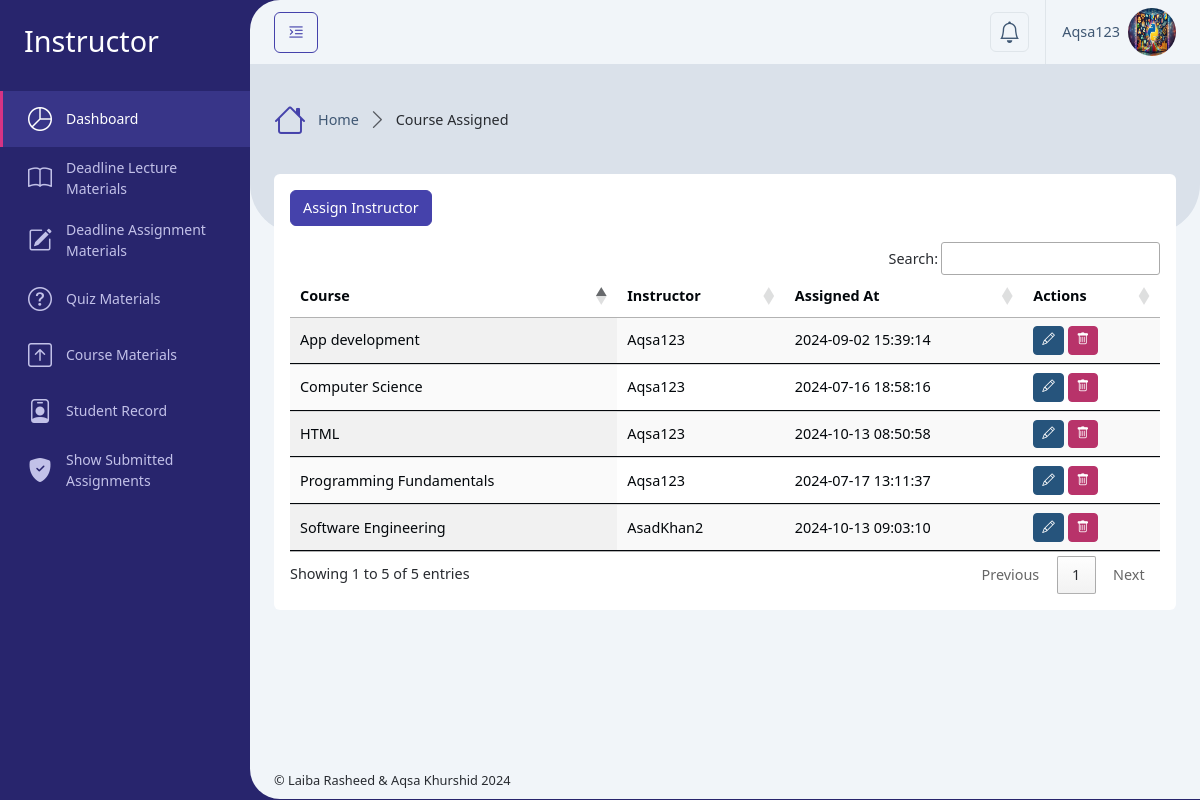
/Administrator/courses_assign.php (signed in), run on the app's committed database.
### tables this page shows
CREATE TABLE `users` (
  `id` int(11) NOT NULL,
  `username` varchar(50) NOT NULL,
  `email` varchar(100) NOT NULL,
  `address` varchar(255) DEFAULT NULL,
  `phone` varchar(20) DEFAULT NULL,
  `department` varchar(255) DEFAULT NULL,
  `student_semester` varchar(100) DEFAULT NULL,
  `student_session` varchar(100) DEFAULT NULL,
  `student_program` varchar(100) DEFAULT NULL,
  `instructor_education` varchar(255) DEFAULT NULL,
  `profile_photo` varchar(256) DEFAULT NULL,
  `password` varchar(255) NOT NULL,
  `role_id` int(11) NOT NULL,
  `isActive` tinyint(2) DEFAULT 0,
  `created_at` timestamp NOT NULL DEFAULT current_timestamp()
);

CREATE TABLE `course_instructor_assigned` (
  `id` int(11) NOT NULL,
  `course_id` int(11) NOT NULL,
  `instructor_id` int(11) NOT NULL,
  `assigned_at` timestamp NOT NULL DEFAULT current_timestamp()
);

CREATE TABLE `courses` (
  `id` int(11) NOT NULL,
  `code` varchar(100) DEFAULT NULL,
  `name` varchar(255) NOT NULL,
  `type` varchar(100) DEFAULT 'Course',
  `description` text DEFAULT NULL,
  `program` varchar(100) DEFAULT NULL,
  `semester` varchar(100) DEFAULT NULL,
  `session` varchar(20) DEFAULT NULL,
  `credit_hour` int(10) DEFAULT 3,
  `created_at` timestamp NOT NULL DEFAULT current_timestamp()
);

### Administrator/courses_assign.php (called while the page is built, shortened)
<?php
    require '../Database/config.php';
    $user = getUserData($_SESSION['user_id']);
    $sql = "SELECT course_instructor_assigned.*, courses.name AS course_name, courses.semester AS course_semester, users.username AS instructor_name
            FROM course_instructor_assigned
            JOIN courses ON course_instructor_assigned.course_id = courses.id
            JOIN users ON course_instructor_assigned.instructor_id = users.id
            WHERE users.role_id = 2";
    $result = $conn->query($sql);
    include '../setting/_Layout.php';
?>

### Database/config.php (called while the page is built, shortened)
<?php
    $servername = "localhost";
    $username = "root";
    $password = "";
    $dbname = "course_ms";
    $conn = new mysqli($servername, $username, $password, $dbname);
    function getUserData($user_id) {
        global $conn;
        $stmt = $conn->prepare("SELECT * FROM users WHERE id = ?");
        $stmt->bind_param("i", $user_id);
        $stmt->execute();
        $result = $stmt->get_result();
        return $result->fetch_assoc();
    }
?>

### Administrator/courses_assign_content.php (the view, shortened to what this page needs)
<div class="row">
    <div class="col-xxl-12">
        <div class="card mb-4">
            <div class="card-body">
                <button class="btn btn-primary mb-3" data-bs-toggle="modal" data-bs-target="#createAssignmentModal">Assign Instructor</button>
                <div class="table-responsive">
                    <table id="example" class="table align-middle table-hover m-0 display nowrap" style="width:100%">
                        <thead>
                            <tr>
                                <th scope="col">Course</th>
                                <th scope="col">Instructor</th>
                                <th scope="col">Assigned At</th>
                                <th scope="col">Actions</th>
                            </tr>
                        </thead>
                        <tbody>
                            <?php
                            if ($result->num_rows > 0) {
                                while ($row = $result->fetch_assoc()) {
                                    ?>
                                    <tr>
                                        <td><?php echo htmlspecialchars($row['course_name']); ?></td>
                                        <td><?php echo htmlspecialchars($row['instructor_name']); ?></td>
                                        <td><?php echo htmlspecialchars($row['assigned_at']); ?></td>
                                        <td>
                                            <button class="btn btn-info btn-sm" data-bs-toggle="modal" data-bs-target="#editAssignmentModal" onclick="setEditModalData(<?php echo htmlspecialchars(json_encode($row)); ?>)"><i class="bi bi-pencil"></i></button>
                                            <button class="btn btn-danger btn-sm" data-bs-toggle="modal" data-bs-target="#deleteAssignmentModal" onclick="setDeleteModalData(<?php echo $row['id']; ?>)"><i class="bi bi-trash"></i></button>
                                        </td>
                                    </tr>
                                    <?php
                                }
                            } else {
                                ?>
                                <tr>
                                    <td colspan="4">No assignments found.</td>
                                </tr>
                                <?php
                            }
                            ?>
                        </tbody>
                    </table>
                </div>
            </div>
        </div>
    </div>
</div>

### setting/_Header.php (shortened to what this page needs)
<div class="app-header d-flex align-items-center">
    <div class="d-flex">
        <button class="btn btn-outline-primary me-2 pin-sidebar" id="pin-sidebar">
            <i class="bi bi-text-indent-left fs-5"></i>
        </button>
    </div>
    <div class="header-actions">
        <div class="dropdown ms-2">
            <a class="dropdown-toggle d-flex p-2 border rounded-2" href="#!" role="button" data-bs-toggle="dropdown"
                aria-expanded="false">
                <i class="bi bi-bell fs-4 lh-1"></i>
            </a>
        </div>
        <div class="dropdown ms-3">
            <a id="userSettings" class="dropdown-toggle d-flex py-2 align-items-center ps-3 border-start" href="#!"
                role="button" data-bs-toggle="dropdown" aria-expanded="false">
                <span class="d-none d-md-block me-2"><?php echo htmlspecialchars($user['username']); ?></span>
                <img src="../assets/uploads/<?php echo htmlspecialchars($user['profile_photo']); ?>" class="rounded-circle img-3x" alt="Bootstrap Gallery" />
            </a>
        </div>
    </div>
</div>

### data on the page
users: username "Aqsa123", profile_photo (picture)
course_instructor_assigned: course.name "Computer Science", instructor.username "Aqsa123", assigned_at "2024-07-16 18:58:16"
course_instructor_assigned: course.name "Programming Fundamentals", instructor.username "Aqsa123", assigned_at "2024-07-17 13:11:37"
course_instructor_assigned: course.name "App development", instructor.username "Aqsa123", assigned_at "2024-09-02 15:39:14"
course_instructor_assigned: course.name "HTML", instructor.username "Aqsa123", assigned_at "2024-10-13 08:50:58"
course_instructor_assigned: course.name "Software Engineering", instructor.username "AsadKhan2", assigned_at "2024-10-13 09:03:10"

### other printed values
$roleTitle "Instructor"
$title "Course Assigned"
